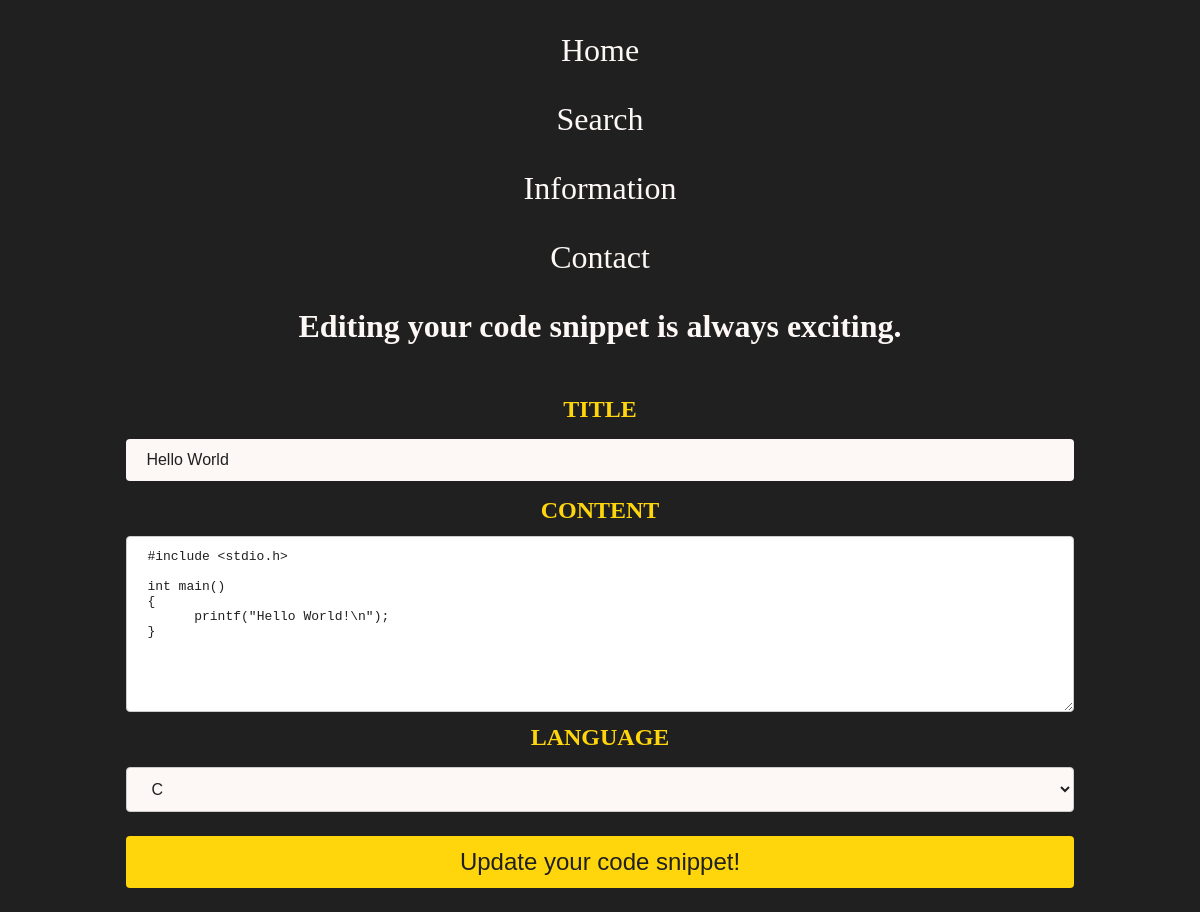
Screenshot of /update/1 with the database file from the repository.
### app.py (models this page shows, shortened)
class Post(db.Model):
    id = db.Column(db.Integer, primary_key=True)
    title = db.Column(db.String(50), nullable=False)
    content = db.Column(db.String(500), nullable=False)
    language = db.Column(db.String(50), nullable=False)
    date_created = db.Column(db.DateTime, default=datetime.now(timezone.utc))

### app.py (the view)
@app.route('/update/<int:id>', methods=['GET', 'POST'])
def update(id):
    snippet_to_update = Post.query.get_or_404(id)
    if request.method == 'POST':
        snippet_to_update.title = request.form['title']
        snippet_to_update.content = request.form['content']
        snippet_to_update.language = request.form['language']
        try:
            db.session.commit()
            return redirect('/')
        except:
            return 'There was an issue updating your task.'
    else:
        return render_template('update.html', snippet=snippet_to_update)

### templates/update.html
{% extends "code.html" %}
{% block main_header %} <h1> Editing your code snippet is always exciting. </h1><br> {% endblock %}
{% block form_action %} action="/update/{{snippet.id}}" method="post" {% endblock %}
{% block snippet_title_value %}value="{{ snippet.title }}"{% endblock %}
{% block snippet_content_value %}{{ snippet.content }}{% endblock %}
{% block snippet_language_selected %}
    <option selected="selected" hidden>{{ snippet.language.capitalize() }}</option>
{% endblock %}
{% block button %}
    <input type="submit" value="Update your code snippet!" class="centered-block" style="font-size: 1.5em">
{% endblock %}

### templates/code.html (shortened to what this page needs)
{% extends "base.html" %}
{% block body %}
{% block main_header %} {% endblock %}
<form {% block form_action %} {% endblock %}>
        <h3 class="centered-text medium-text very-small-top-bottom-margin" style="color: var(--yellow)">TITLE</h3>
        <input type="text" name="title" id="title" placeholder="Your title..." spellcheck="false" class="centered-block post-content"
               {% block snippet_title_value %}
               {% endblock %}
        >
        <h3 class="centered-text medium-text very-small-top-bottom-margin" style="color: var(--yellow)">CONTENT</h3>
        <textarea id="editor" name="content" spellcheck="false" placeholder="Your code..." rows="10" class="centered-block post-content">{% block snippet_content_value %}{% endblock %}</textarea>
        <h3 class="centered-text medium-text very-small-top-bottom-margin" style="color: var(--yellow)">LANGUAGE</h3>
        <select name="language" id="language" class="centered-block post-content">
            {% block snippet_language_selected %}
            {% endblock %}
        </select>
    {% block button %} {% endblock %}
    </form>
{% endblock %}

### static/styles.css (style rules this page uses)
:root { --black: #202020; --grey: #707070; --grey_darker: #3F3F3F; --yellow:#FFD60C; --yellow_darker: #e5bf00; --white:#FDF8F5; --red: #c20b0b; }
body { font-family: serif; background-color: var(--black); color: var(--white); }
h1, h2 { text-align: center; }
.centered-text { text-align: center; align-self: center; }
.very-small-top-bottom-margin { margin-block-start: 0.5em; margin-block-end: 0.5em; }
.post-content { font-size: 1em; color:var(--black); }
.medium-text { font-size: 1.5em; }
.centered-block { display: block; margin-left: auto; margin-right: auto; }
input, select { width: 80%; padding: 12px 20px; border: none; border-radius: 4px; background-color: var(--white); outline-color: var(--yellow); color: var(--black); box-sizing: border-box; margin:1em; }
input[type=submit], input[type=button] { cursor: pointer; }
input[type=submit] { background-color: var(--yellow); }
textarea, code, select { width: 80%; padding: 12px 20px; border: 1px solid #ccc; border-radius: 4px; outline-color: var(--yellow); box-sizing: border-box; }

### rows the page displays
Post: title "Hello World", content "#include <stdio.h> int main() { printf(\"Hello World!\\n\"); }", language "C"
